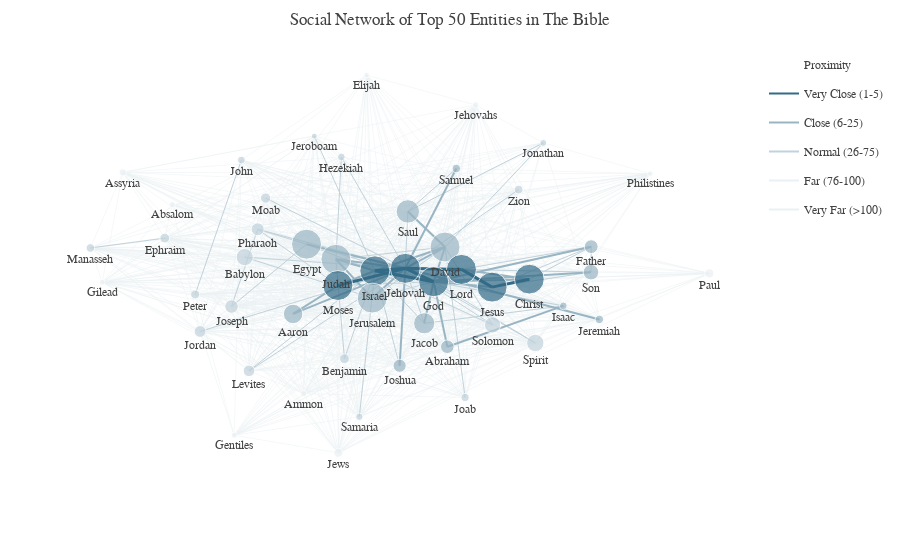

Notebook code cell kept with this figure:
### Markdown cell above
### The Social Network

Having defined the vertices and edges, we are now equipped to construct the network.

### Code cell
# Construct the Graph
G = nx.Graph()
G.add_nodes_from(w for w,_ in vertices.items())
sorted_vertices = sorted(vertices.items(), key=operator.itemgetter(1), reverse = True)

G.add_weighted_edges_from((k[0], k[1], v) for k, v in intimacies.items())
nx.set_edge_attributes(G, values=proximities, name="proximity")

# ---------------- Derive Additional information About the Graph -----------------

# Save their Proximity To God
to_god = {}
for k,_ in vertices.items():
    try:
        to_god[k] = nx.dijkstra_path_length(G,k,"God","proximity")
    except nx.NetworkXNoPath:
        to_god[k] = math.inf
        pass
nx.set_node_attributes(G, name='to_god', values=to_god)

# Save Their Degree of Connectivity (Normalized to One With the Highest Degree)
connectivity_max = max(G.degree(G.nodes()), key = lambda t : t[1])[1]
connectivities = dict((k, 100. * G.degree(k) / connectivity_max) for k,_ in vertices.items())
nx.set_node_attributes(G, name="connectivity", values=connectivities)

############################### Plotly Construction ###########################

# For illustrative purposes, let us show only the top 50 entities
n_show = 50
sub_G = G.subgraph(n for n, _ in sorted_vertices[:n_show])

pos = nx.spring_layout(sub_G, k=2.0)

############################### Prepare Vertices ##############################

# Construct Vertices Information for Plotly
v_plotly = {}
for node in sub_G.nodes():
    
    # Create Hover Text
    top_edges = sorted(G[node].items(),key=lambda v: v[1]["proximity"])[:5]
    p_to_god = G.node[node]["to_god"]
    outreach = G.node[node]["connectivity"]
    hovertext = "<b>Name: </b>{}<br>".format(node) + \
                "<b>Proximity to God:</b> {:.0f}<br>".format(p_to_god) + \
                "<b>Influence:</b> {:.0f}%<br>".format(outreach) + \
                "<b>Closest Neighbors (and Proximity):</b><br>" + \
                "<br>".join("{} ({:.0f})".format(e[0], e[1]["proximity"]) for e in top_edges)
    
    v_plotly[node] = {
        "x": pos[node][0],
        "y": pos[node][1],
        "size": min(vertices[node] / 500. * 30.,30),
        "color": _d.fade_color(_d.txt_color,0.3),
        "hovertext": hovertext,
        "rank": 9999 # To determine which color to be plotted
    }

############################### Prepare Edges ##############################
e_plotly = {}

# Define Edge Groups for Plotly
edge_groups = OrderedDict([
    ("Very Close (1-5)", {
        "range": [1, 5],
        "color": _d.get_color(0),
        "linew": 3.
    }),
    ("Close (6-25)", {
        "range": [6, 25],
        "color": _d.fade_color(_d.get_color(0),0.5),
        "linew": 2.
    }),
    ("Normal (26-75)", {
        "range": [26, 75],
        "color": _d.fade_color(_d.get_color(0),0.3),
        "linew": 1.
    }),
    ("Far (76-100)", {
        "range": [76, 100],
        "color": _d.fade_color(_d.get_color(0),0.1),
        "linew": 0.75       
    }),
    ("Very Far (>100)", {
        "range": [101, math.inf],
        "color": _d.fade_color(_d.get_color(0),0.1),
        "linew": 0.5       
    })
])

def find_edge_group_item(proximity):
    for k, v in edge_groups.items():
        l_b, u_b = v["range"]
        if l_b <= proximity and proximity <= u_b:         
            return (k, v)
        
# Construct Edges for Plotly
for edge in sub_G.edges():
    
    # Get Distance and Group
    proximity = int(G[edge[0]][edge[1]]["proximity"])
    g_name, g_attrs = find_edge_group_item(proximity)
    
    # Positions
    x0, y0 = pos[edge[0]]
    x1, y1 = pos[edge[1]]
    
    e_plotly[edge[0] + "-" + edge[1]] = {
        "nodes" : [edge[0], edge[1]],
        "x": [x0, x1],
        "y": [y0, y1],
        "group": g_name,
        "color": g_attrs["color"],
        "linewidth": g_attrs["linew"],
        "proximity": proximity
    }
    
    # Update Information on Vertices End
    v_plotly[edge[0]]["rank"] = min(proximity, v_plotly[edge[0]]["rank"])
    v_plotly[edge[1]]["rank"] = min(proximity, v_plotly[edge[1]]["rank"])
  

# Update Vertices Color Based on Ranking
for k, v in v_plotly.items():
    _, g_attr = find_edge_group_item(v["rank"])
    v["color"] = g_attr["color"]

############################### Draw Elements ##############################
# Create Elements For Plotly
data = []

# Edges First So That Vertices Are In Front of Nodes
for k,v in sorted(e_plotly.items(), key=lambda e: e[1]["proximity"], reverse=True):
    data.append(py_go.Scatter(
        mode="lines",
        line=py_go.Line(
            width=v["linewidth"],
            color=v["color"]
        ),
        
        x=v["x"],
        y=v["y"],
        
        legendgroup=v["group"],
        showlegend = False,
        
        hoverinfo="none"
    ))
    
# Vertices Next
data.append(py_go.Scatter(
    mode='markers+text',
    marker=py_go.Marker(
        color=[v["color"] for _,v in v_plotly.items()],
        size=[v["size"] for _,v in v_plotly.items()]),
    textposition='bottom',
    
    x=[v["x"] for _,v in v_plotly.items()],
    y=[v["y"] for _,v in v_plotly.items()],
    text=[k for k in v_plotly.keys()],
    
    showlegend = False,
    
    hoverinfo='text',
    hovertext= [v["hovertext"] for _,v in v_plotly.items()]
))

# Append Legends
data.append(py_go.Scatter(
                name="Proximity",
                mode="none",
                x = [0,0], y = [0,0],

                showlegend = True,

                hoverinfo="none"
            ))

data.extend([ py_go.Scatter(
                name=k,
                mode="lines",
                line=py_go.Line(
                    color=v["color"]
                ),        
                x = [0,0], y = [0,0],

                legendgroup = k,
                showlegend = True,
    
                hoverinfo="none"
            ) for k, v in edge_groups.items() ])  

# Layouts
layout = py_go.Layout(_d.py_layout)
layout["title"] = "Social Network of Top " + str(n_show) + " Entities in The Bible"
layout["hovermode"]='closest'
layout["xaxis"] = py_go.XAxis(showgrid=False, zeroline=False, showticklabels=False)
layout["yaxis"] = py_go.YAxis(showgrid=False, zeroline=False, showticklabels=False)
fig = py_go.Figure(data=data,layout=layout)

py.iplot(fig, config=_d.py_config)
